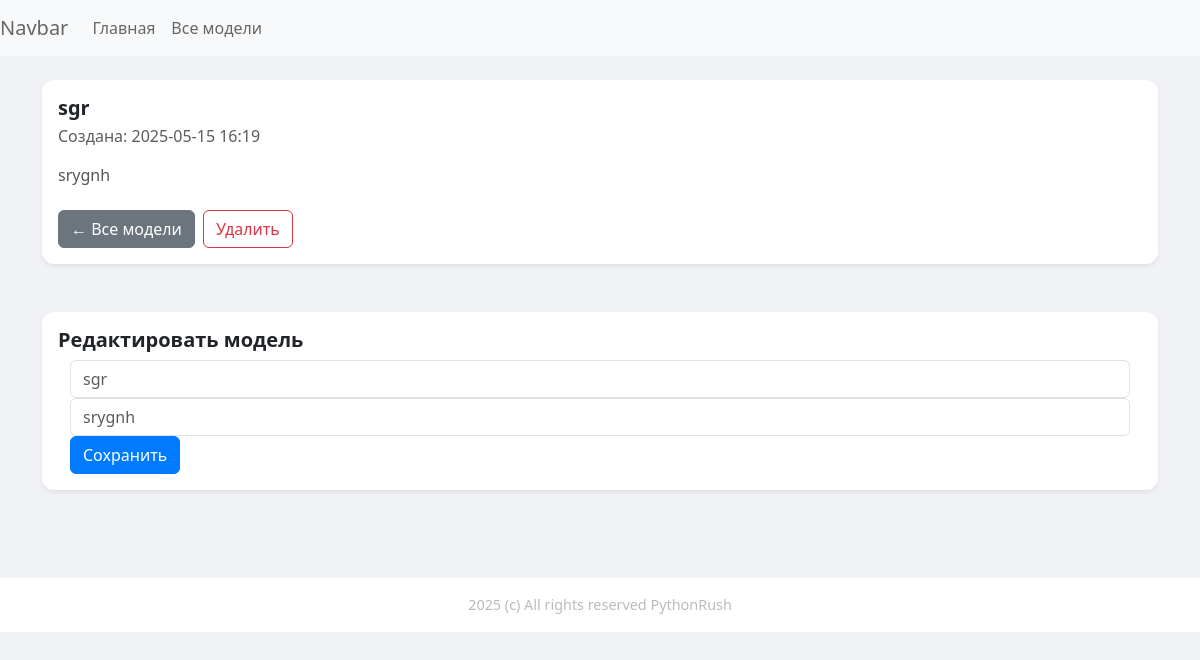
Page /examples/models/6/ on the committed database.
### myapp/models.py (models this page shows, shortened)
class MyModel(models.Model):
    name = models.CharField(max_length=100)
    description = models.TextField()
    created_at = models.DateTimeField(auto_now_add=True)

### myapp/views.py (the view)
# urls.py: path('models/<int:id>/', show_one_model, name='one_model'),
def show_one_model(request: HttpRequest, id: int) -> HttpResponse:
    if request.method == 'GET':
        model = MyModel.objects.get(id=id)
        context = {'model': model, 'title': model.name}
        return render(request, 'myapp/one_model.html', context)
    elif request.method == 'POST':
        model = MyModel.objects.get(id=id)
        model.name = request.POST.get('name', model.name)
        model.description = request.POST.get('description', model.description)
        model.save()
        return redirect('myapp:one_model', id)

### myapp/templates/myapp/one_model.html (shortened to what this page needs)
{% extends 'myapp/base.html' %}
{% block content %}
<main class="container py-4">
  <div class="card shadow-sm mb-5">
    <div class="card-body">
      <h1 class="card-title">{{ model.name }}</h1>
      <p class="card-subtitle mb-2 text-muted">
        Создана: {{ model.created_at|date:"Y-m-d H:i" }}
      </p>
      <p class="card-text mt-3">
        {{ model.description }}
      </p>
      <div class="mt-4 d-flex gap-2">
        <a href="{% url 'myapp:models' %}" class="btn btn-secondary">
          ← Все модели
        </a>
        <form method="post" action="{% url 'myapp:delete_model' model.id %}">
          <button type="submit" class="btn btn-outline-danger">
            Удалить
          </button>
        </form>
      </div>
    </div>
  </div>
  <div class="card shadow-sm">
    <div class="card-body">
      <h3 class="card-title">Редактировать модель</h3>
      {% include 'myapp/edit_create_model_form.html' %}
    </div>
  </div>
</main>
{% endblock %}

### myapp/templates/myapp/edit_create_model_form.html (shortened to what this page needs)
<div class="container">
    <form method="post" class="form">
        <input type="text" class="form-control" name="name"
               placeholder="{{ model.name|default:'Название' }}">
        <input type="text" class="form-control" name="description"
               placeholder="{{ model.description|default:'Описание'}}">
        <button type="submit" class="btn btn-primary">Сохранить</button>
    </form>
</div>

### static/css/style.css (style rules this page uses)
body { background-color: #f0f2f5; font-family: "Segoe UI", Tahoma, Geneva, Verdana, sans-serif; }
.card { border: none; border-radius: 0.75rem; background-color: #ffffff; }
.card-title { font-size: 1.25rem; font-weight: 600; }
.card-text { color: #555; line-height: 1.4; }
.btn-primary { background-color: #007bff; border-color: #007bff; }
.btn-outline-danger { border-radius: 0.375rem; }
h1, h3 { color: #333; }
.btn-outline-danger { color: #dc3545; border-color: #dc3545; }
.btn-secondary { background-color: #6c757d; border-color: #6c757d; color: #fff; }

### rows in the picture
MyModel: name "sgr", created_at "2025-05-15 16:19", description "srygnh"
